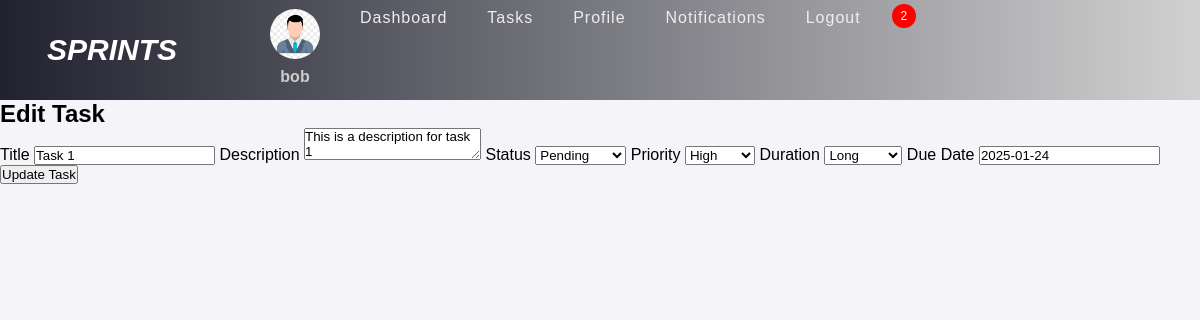
Screenshot of /edit_task_employee.php?task_id=1 (signed in) with the database file from the repository.
### tables this page shows
CREATE TABLE `tasks` (
  `task_id` int(11) NOT NULL,
  `title` varchar(100) NOT NULL,
  `description` text DEFAULT NULL,
  `assigned_to` int(11) DEFAULT NULL,
  `status` enum('pending','in_progress','completed') DEFAULT 'pending',
  `priority` enum('High','Medium','Low','Wish') DEFAULT 'Medium',
  `visibility` enum('Y','N') DEFAULT 'N',
  `duration` enum('Long','Medium','Short','Unknown') DEFAULT 'Unknown',
  `created_at` timestamp NOT NULL DEFAULT current_timestamp(),
  `due_date` date NOT NULL
);

### edit_task_employee.php (the view, shortened to what this page needs)
<?php
if (isset($_SESSION['role']) && isset($_SESSION['id']) && $_SESSION['role'] == 'employee') {
    include "SQL_Connection.php";
    if (isset($_GET['task_id']) && !empty($_GET['task_id'])) {
        $task_id = $_GET['task_id'];
        $sql = "SELECT * FROM tasks WHERE task_id = ?";
        $stmt = $conn->prepare($sql);
        $stmt->execute([$task_id]);
        if ($stmt->rowCount() > 0) {
            $task = $stmt->fetch();
        } else {
            $errormessage = "Task not found!";
            header("Location: employee-task.php?error=" . urlencode($errormessage));
            exit();
        }
    } else {
        $errormessage = "Task ID is missing!";
        header("Location: employee-task.php?error=" . urlencode($errormessage));
        exit();
    }
} else {
    $errormessage = "You must log in as an employee to update tasks!";
    header("Location: login.php?error=" . urlencode($errormessage));
    exit();
}
?>
<!DOCTYPE html>
<html>
<head>
    <link rel="stylesheet" href="styles.css">
</head>
<body>
    <?php include "header.php" ?>
    <h2>Edit Task</h2>
    <div class="edit-task-form">
        <form action="edit_task_employee.php?task_id=<?php echo $task['task_id']; ?>" method="POST">
            <label>Title</label>
            <input type="text" value="<?php echo htmlspecialchars($task['title']); ?>" readonly>
            <label>Description</label>
            <textarea readonly><?php echo htmlspecialchars($task['description']); ?></textarea>
            <label>Status</label>
            <select name="status">
                <option value="pending" <?php echo ($task['status'] == 'pending') ? 'selected' : ''; ?>>Pending</option>
            </select>
            <label>Priority</label>
            <select name="priority">
                <option value="High" <?php echo ($task['priority'] == 'High') ? 'selected' : ''; ?>>High</option>
            </select>
            <label>Duration</label>
            <select name="duration">
                <option value="Long" <?php echo ($task['duration'] == 'Long') ? 'selected' : ''; ?>>Long</option>
            </select>
            <label>Due Date</label>
            <input type="text" value="<?php echo htmlspecialchars($task['due_date']); ?>" readonly>
            <button type="submit" class="update-btn">Update Task</button>
        </form>
    </div>
</body>
</html>

### styles.css (style rules this page uses)
* { padding: 0; margin: 0; box-sizing: border-box; font-family: arial, sans-serif; }
html body { height: 100% !important; margin: 0; padding: 0; font-family: Arial, sans-serif; }
body { background-color: #f4f4f9; }
body { animation: fadeIn 1s ease-out; }

### rows the page displays
tasks: title "Task 1", description "This is a description for task 1", status "Pending", priority "High", duration "Long", due_date "2025-01-24"

### other values shown
$_SESSION['username'] "bob"
$notificationCount "2"
